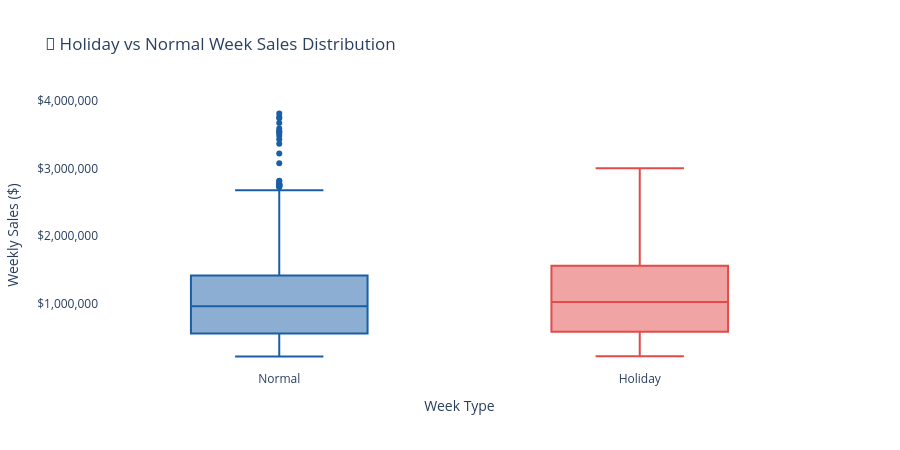

The code cell stored with this chart in its notebook:
### Code cell
# ── Chart 3: Holiday vs Normal Sales Distribution (box plot) ─────────────────
fig3 = px.box(
    df,
    x='week_type',
    y='Weekly_Sales',
    color='week_type',
    color_discrete_map={'Holiday': '#E24B4A', 'Normal': '#185FA5'},
    points='outliers',   # show outlier dots
    title='🎉 Holiday vs Normal Week Sales Distribution',
    labels={'Weekly_Sales': 'Weekly Sales ($)', 'week_type': 'Week Type'}
)

fig3.update_layout(
    height=450,
    plot_bgcolor='white',
    showlegend=False,
    yaxis=dict(tickformat='$,.0f')
)

fig3.show()

# Print summary stats
print('Holiday vs Normal — Summary Stats:')
df.groupby('week_type')['Weekly_Sales'].describe().applymap('{:,.0f}'.format)

### Figure 1 — Plotly figure (JSON) as saved in the notebook; plotly's stock layout.template omitted (floating-point values rounded to 4 significant figures; data arrays with more than 128 entries replaced by an {"elided": "..."} marker saying what was removed)
{"data": [{"alignmentgroup": "True", "boxpoints": "outliers", "hovertemplate": "Week Type=%{x}<br>Weekly Sales ($)=%{y}<extra></extra>", "legendgroup": "Normal", "marker": {"color": "#185FA5"}, "name": "Normal", "notched": false, "offsetgroup": "Normal", "orientation": "v", "showlegend": true, "type": "box", "x": {"elided": "5985 str values"}, "x0": " ", "xaxis": "x", "y": {"elided": "5985 float values"}, "y0": " ", "yaxis": "y"}, {"alignmentgroup": "True", "boxpoints": "outliers", "hovertemplate": "Week Type=%{x}<br>Weekly Sales ($)=%{y}<extra></extra>", "legendgroup": "Holiday", "marker": {"color": "#E24B4A"}, "name": "Holiday", "notched": false, "offsetgroup": "Holiday", "orientation": "v", "showlegend": true, "type": "box", "x": {"elided": "450 str values"}, "x0": " ", "xaxis": "x", "y": {"elided": "450 float values"}, "y0": " ", "yaxis": "y"}], "layout": {"boxmode": "overlay", "height": 450, "legend": {"title": {"text": "Week Type"}, "tracegroupgap": 0}, "plot_bgcolor": "white", "showlegend": false, "title": {"text": "🎉 Holiday vs Normal Week Sales Distribution"}, "xaxis": {"anchor": "y", "categoryarray": ["Normal", "Holiday"], "categoryorder": "array", "domain": [0, 1], "title": {"text": "Week Type"}}, "yaxis": {"anchor": "x", "domain": [0, 1], "tickformat": "$,.0f", "title": {"text": "Weekly Sales ($)"}}}}
